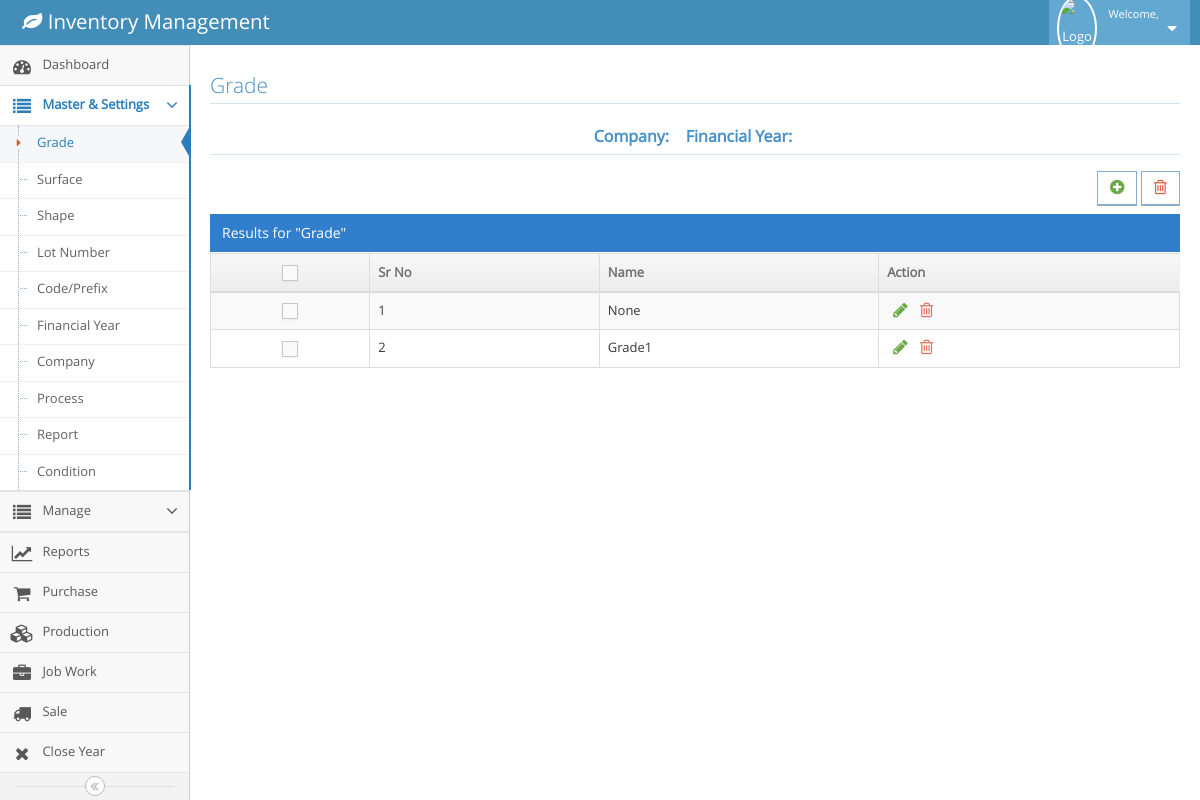
Page /grade.php (signed in) on the earlier database version.
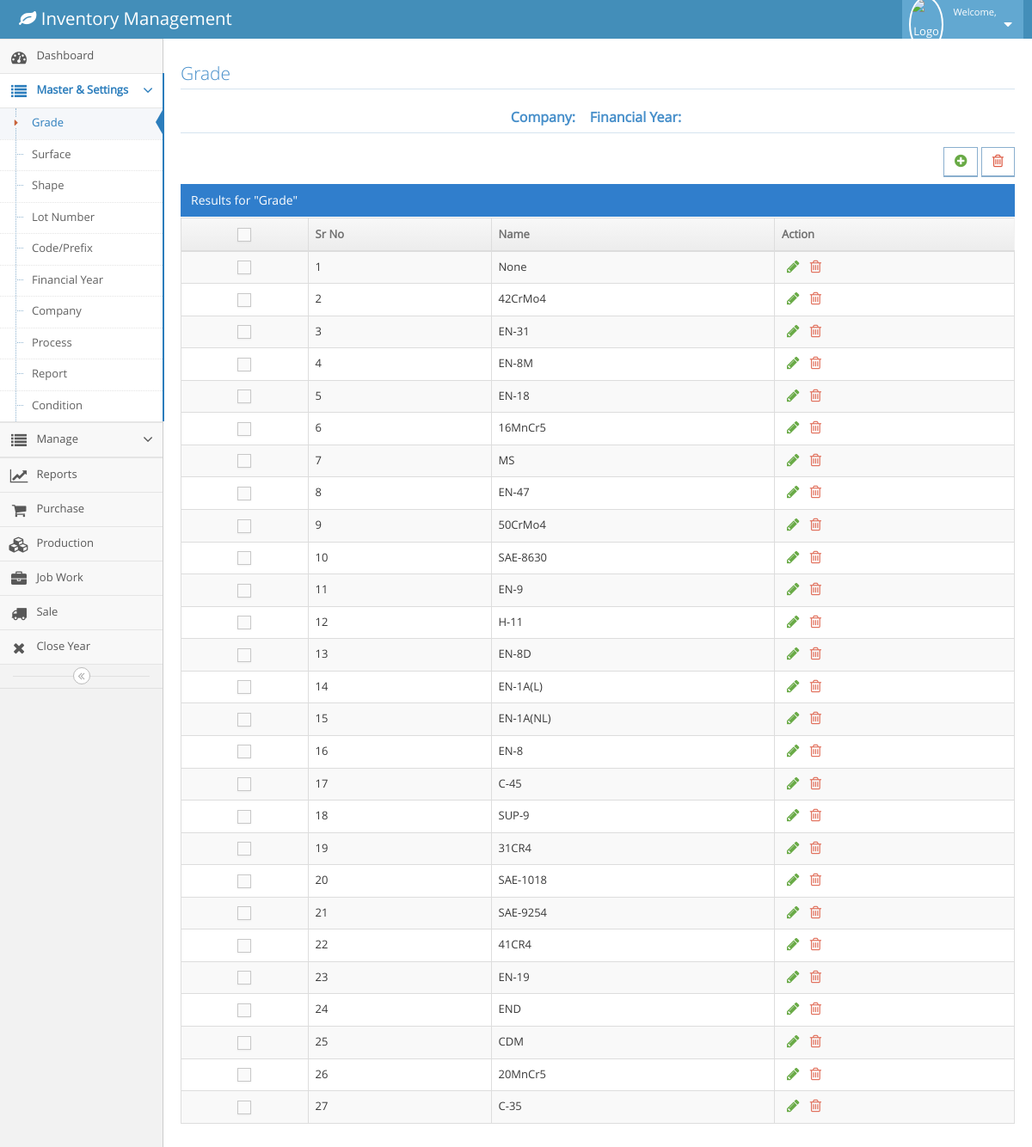
Same page on the later database version.
### tables this page shows
CREATE TABLE `m_grade` (
  `id` int(11) NOT NULL,
  `name` text NOT NULL
);

### grade.php (the view, shortened to what this page needs)
<!DOCTYPE html>
<?php
	include('config.php');
	$fy=$_SESSION['fy'];
	$company=$_SESSION['cname'];
 ?>
<html lang="en">
	<head>
		<link rel="stylesheet" href="assets/css/bootstrap.min.css" />
		<link rel="stylesheet" href="assets/font-awesome/4.5.0/css/font-awesome.min.css" />
		<link rel="stylesheet" href="assets/css/ace.min.css" class="ace-main-stylesheet" id="main-ace-style" />
		<link rel="stylesheet" href="assets/css/ace-skins.min.css" />
		<link rel="stylesheet" href="assets/css/ace-rtl.min.css" />
		<link rel="stylesheet" href="assets/css/jquery-confirm.css" />
	</head>
	<body class="no-skin">
		<?php include('navbar.php') ?>
		<div class="main-container ace-save-state" id="main-container">
			<?php include('menubar.php') ?>
			<div class="main-content">
				<div class="main-content-inner">
					<div class="page-content">
								<div class="row">
									<div class="col-xs-12">
										<h3 class="header smaller lighter blue">Grade</h3>
											<h5 class="header blue lighter bigger" align="center">
												<b>Company:&nbsp; <?php echo $company ?>  &nbsp;
												Financial Year:&nbsp; <?php echo $fy ?> </b>
											</h5>
										<div class="clearfix">
											<div class="pull-right tableTools-container">
												<div class="btn btn-white btn-primary btn-bold">
													<a class="blue" href="#" data-toggle="tooltip" title="Add" id="myBtn" class="btn btn-primary btn-lg" data-toggle="modal" data-target="#myModal">
														<i class="ace-icon fa fa-plus-circle bigger-120 green"></i>
													</a>
												</div>
												<div class="btn btn-white btn-primary btn-bold">
													<a class="blue" href="" data-toggle="tooltip" title="Delete">
														<i class="ace-icon fa fa-trash-o bigger-120 red"></i>
													</a>
												</div>
										  </div>
										 </div>
										<div class="table-header">
											Results for "Grade"
										</div>
										<div>
											<table id="dynamic-table" class="table table-striped table-bordered table-hover">
												<thead>
													<tr>
														<th class="center">
															<label class="pos-rel">
																<span class="lbl"></span>
															</label>
														</th>
														<th>Sr No</th>
														<th>Name</th>
														<th>Action</th>
													</tr>
												</thead>
												<tbody>
														<?php
										            		$query=mysqli_query($conn,"select * from m_grade");
															$count=0;
															while($row=mysqli_fetch_array($query))
															{
																$count++;
																$id=$row['id'];
																$name=$row['name'];
															?>
													<tr>
														<td class="center">
															<label class="pos-rel">
																<span class="lbl"></span>
															</label>
														</td>
														<td><?php echo $count;?></td>
														<td class="editableColumns" id="<?php echo $id;?>">
															<?php echo $name;?>
														</td>
														<td>
															<div class="hidden-sm hidden-xs action-buttons">
																<button class="green" style="background-color: Transparent; border: none;outline:none;" data-toggle="tooltip" title="Edit">
																	<i class="ace-icon fa fa-pencil bigger-130"></i>
																</button>
																<a class="red" data-toggle="tooltip" title="Delete" href="deletegrade.php?id=<?php echo $id;?>">
																	<i class="ace-icon fa fa-trash-o bigger-130"></i>
																</a>
															</div>
														</td>
													</tr>
													<?php
													}
												?>
													</tbody>
												</table>
											</div>
										</div>
									</div>
								</div>
						</div>
					</div>
		</div>
	</body>
</html>

Differences in the rows shown:
removed m_grade: name "Grade1"
added m_grade: name "42CrMo4"
added m_grade: name "EN-31"
added m_grade: name "EN-8M"
added m_grade: name "EN-18"
added m_grade: name "16MnCr5"
added m_grade: name "MS"
added m_grade: name "EN-47"
added m_grade: name "50CrMo4"
added m_grade: name "SAE-8630"
added m_grade: name "EN-9"
added m_grade: name "H-11"
added m_grade: name "EN-8D"
added m_grade: name "EN-1A(L)"
added m_grade: name "EN-1A(NL)"
added m_grade: name "EN-8"
added m_grade: name "C-45"
added m_grade: name "SUP-9"
added m_grade: name "31CR4"
added m_grade: name "SAE-1018"
added m_grade: name "SAE-9254"
added m_grade: name "41CR4"
added m_grade: name "EN-19"
added m_grade: name "END"
added m_grade: name "CDM"
added m_grade: name "20MnCr5"
added m_grade: name "C-35"
